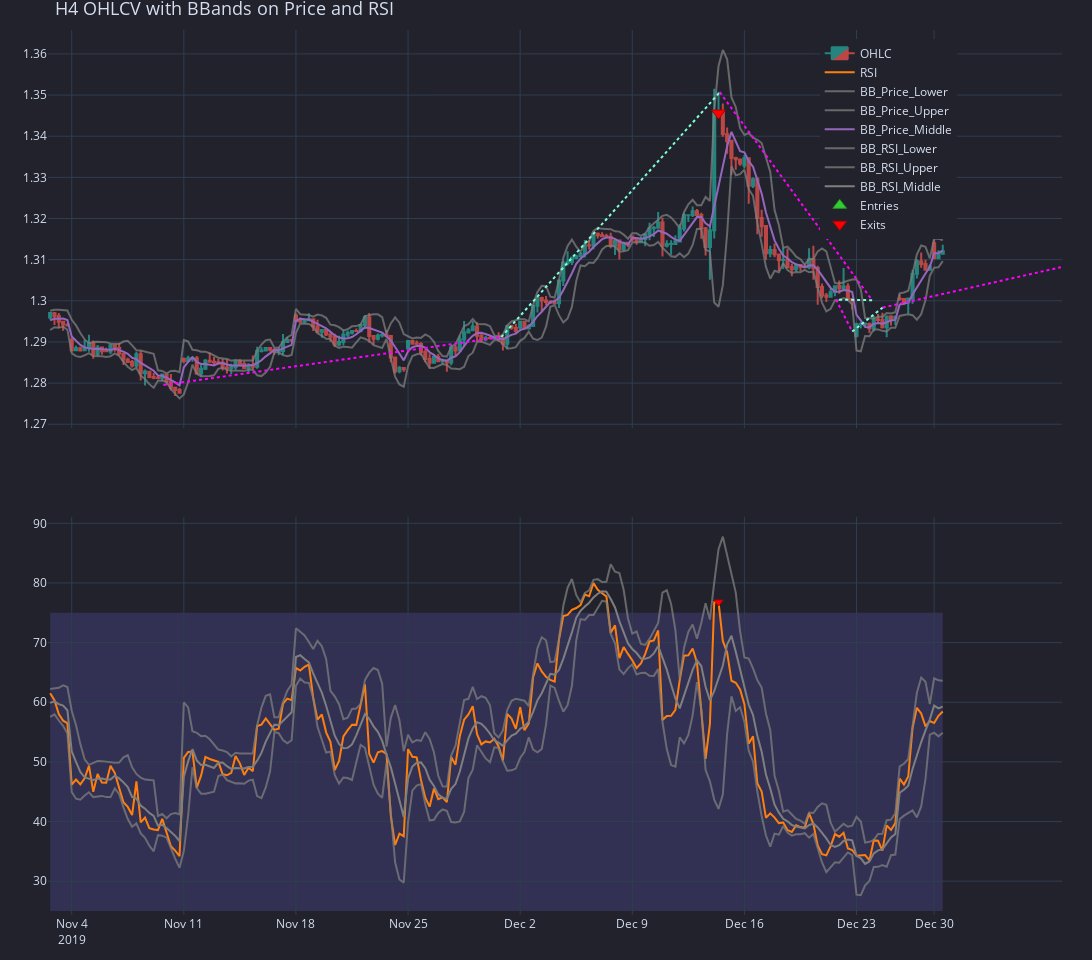

The code cell stored with this chart in its notebook:
### Code cell
slice_lower = '2019.11.01'
slice_higher = '2019.12.30'
fig = plot_strategy(slice_lower, slice_higher, h4_df, h4_rsi, 
                           h4_bbands, h4_bbands_rsi, 
                           clean_h4_entries, clean_h4_exits, 
                           long_trades, short_trades,
                           show_legend = True)

fig.show()

### Figure 1 — Plotly figure (JSON) as saved in the notebook; plotly's stock layout.template omitted (floating-point values rounded to 4 significant figures; data arrays with more than 128 entries replaced by an {"elided": "..."} marker saying what was removed)
{"data": [{"close": {"elided": "360 float values"}, "decreasing": {"fillcolor": "#ee534f", "line": {"color": "#ee534f"}}, "high": {"elided": "360 float values"}, "increasing": {"fillcolor": "#26a69a", "line": {"color": "#26a69a"}}, "low": {"elided": "360 float values"}, "name": "OHLC", "opacity": 0.75, "open": {"elided": "360 float values"}, "type": "candlestick", "uid": "259d6de5-6d99-4431-902d-365e3a942b3f", "x": {"elided": "360 str values"}, "xaxis": "x", "yaxis": "y"}, {"connectgaps": true, "name": "RSI", "showlegend": true, "type": "scatter", "uid": "1c000a8a-f4cf-4eda-97c8-102f2e1d85d7", "x": {"elided": "360 str values"}, "xaxis": "x2", "y": {"elided": "360 float values"}, "yaxis": "y2"}, {"connectgaps": true, "line": {"color": "rgba(127,127,127,0.7500)"}, "mode": "lines", "name": "BB_Price_Lower", "showlegend": true, "type": "scatter", "uid": "a9139449-35fc-4110-8872-befa61dfb078", "x": {"elided": "360 str values"}, "xaxis": "x", "y": {"elided": "360 float values"}, "yaxis": "y"}, {"connectgaps": true, "fillcolor": "rgba(128, 128, 128, 0.2)", "line": {"color": "rgba(127,127,127,0.7500)"}, "mode": "lines", "name": "BB_Price_Upper", "showlegend": true, "type": "scatter", "uid": "a8b6d370-434e-4a58-b2bc-80603939aeeb", "x": {"elided": "360 str values"}, "xaxis": "x", "y": {"elided": "360 float values"}, "yaxis": "y"}, {"connectgaps": true, "mode": "lines", "name": "BB_Price_Middle", "showlegend": true, "type": "scatter", "uid": "5094370d-2496-4877-b52d-40c4fea48961", "x": {"elided": "360 str values"}, "xaxis": "x", "y": {"elided": "360 float values"}, "yaxis": "y"}, {"connectgaps": true, "line": {"color": "rgba(127,127,127,0.7500)"}, "mode": "lines", "name": "BB_RSI_Lower", "showlegend": true, "type": "scatter", "uid": "ed50b4a8-b940-4f18-b890-6656e95610f7", "x": {"elided": "360 str values"}, "xaxis": "x2", "y": {"elided": "360 float values"}, "yaxis": "y2"}, {"connectgaps": true, "fillcolor": "rgba(128, 128, 128, 0.2)", "line": {"color": "rgba(127,127,127,0.7500)"}, "mode": "lines", "name": "BB_RSI_Upper", "showlegend": true, "type": "scatter", "uid": "6f0507bd-9280-46c6-aebe-ab62a9122df9", "x": {"elided": "360 str values"}, "xaxis": "x2", "y": {"elided": "360 float values"}, "yaxis": "y2"}, {"connectgaps": true, "mode": "lines", "name": "BB_RSI_Middle", "showlegend": true, "type": "scatter", "uid": "76c3afff-a612-45e1-a6cd-5831edd9e9e3", "x": {"elided": "360 str values"}, "xaxis": "x2", "y": {"elided": "360 float values"}, "yaxis": "y2"}, {"marker": {"color": "limegreen", "line": {"color": "rgb(34,143,34)", "width": 1}, "size": 12, "symbol": "triangle-up"}, "mode": "markers", "name": "Entries", "showlegend": true, "type": "scatter", "uid": "dfbee00f-6637-4480-a007-be8923a90077", "x": ["2019-12-01T16:00:00+00:00", "2019-12-21T08:00:00+00:00", "2019-12-23T08:00:00+00:00"], "y": [1.291, null, 1.292]}, {"marker": {"color": "red", "line": {"color": "rgb(178,0,0)", "width": 1}, "size": 12, "symbol": "triangle-down"}, "mode": "markers", "name": "Exits", "showlegend": true, "type": "scatter", "uid": "ec56863c-7c20-4e9d-a221-3d626a1a6410", "x": ["2019-11-10T16:00:00+00:00", "2019-12-12T20:00:00+00:00", "2019-12-22T16:00:00+00:00", "2019-12-25T20:00:00+00:00"], "y": [1.28, 1.346, 1.301, 1.299]}, {"marker": {"color": "limegreen", "line": {"color": "rgb(34,143,34)", "width": 1}, "size": 8, "symbol": "triangle-up"}, "mode": "markers", "name": "Entries", "showlegend": false, "type": "scatter", "uid": "4c84c2ae-1b5d-4b49-b8cd-655cf1cc9e8b", "x": ["2019-12-01T16:00:00+00:00", "2019-12-21T08:00:00+00:00", "2019-12-23T08:00:00+00:00"], "xaxis": "x2", "y": [52.27, null, 30.09], "yaxis": "y2"}, {"marker": {"color": "red", "line": {"color": "rgb(178,0,0)", "width": 1}, "size": 8, "symbol": "triangle-down"}, "mode": "markers", "name": "Exits", "showlegend": false, "type": "scatter", "uid": "42c99f8b-8e53-4937-a057-b4b2d993593c", "x": ["2019-11-10T16:00:00+00:00", "2019-12-12T20:00:00+00:00", "2019-12-22T16:00:00+00:00", "2019-12-25T20:00:00+00:00"], "xaxis": "x2", "y": [39.33, 76.8, 35.91, 43.62], "yaxis": "y2"}], "layout": {"height": 960, "legend": {"orientation": "h", "traceorder": "normal", "x": 0.1, "xanchor": "right", "y": 0.99, "yanchor": "top"}, "margin": {"b": 30, "l": 30, "r": 30, "t": 30}, "shapes": [{"fillcolor": "mediumslateblue", "layer": "below", "line": {"width": 0}, "opacity": 0.2, "type": "rect", "x0": "2019-11-01T00:00:00+00:00", "x1": "2019-12-30T20:00:00+00:00", "xref": "x2", "y0": 25, "y1": 75, "yref": "y2"}, {"line": {"color": "aquamarine", "dash": "dot", "width": 2}, "type": "line", "x0": "2019-12-01T18:25:00+00:00", "x1": "2019-12-12T21:10:00+00:00", "y0": 1.291, "y1": 1.351}, {"line": {"color": "aquamarine", "dash": "dot", "width": 2}, "type": "line", "x0": "2019-12-21T10:30:00+00:00", "x1": "2019-12-22T17:00:00+00:00", "y0": 1.3, "y1": 1.3}, {"line": {"color": "aquamarine", "dash": "dot", "width": 2}, "type": "line", "x0": "2019-12-23T08:00:00+00:00", "x1": "2019-12-25T20:15:00+00:00", "y0": 1.293, "y1": 1.298}, {"line": {"color": "magenta", "dash": "dot", "width": 2}, "type": "line", "x0": "2019-11-10T17:00:00+00:00", "x1": "2019-12-01T18:25:00+00:00", "y0": 1.28, "y1": 1.291}, {"line": {"color": "magenta", "dash": "dot", "width": 2}, "type": "line", "x0": "2019-12-12T21:10:00+00:00", "x1": "2019-12-21T10:30:00+00:00", "y0": 1.351, "y1": 1.3}, {"line": {"color": "magenta", "dash": "dot", "width": 2}, "type": "line", "x0": "2019-12-22T17:00:00+00:00", "x1": "2019-12-23T08:00:00+00:00", "y0": 1.3, "y1": 1.293}, {"line": {"color": "magenta", "dash": "dot", "width": 2}, "type": "line", "x0": "2019-12-25T20:15:00+00:00", "x1": "2020-01-04T09:35:00+00:00", "y0": 1.298, "y1": 1.308}], "showlegend": true, "title": {"font": {"size": 18}, "text": "H4 OHLCV with BBands on Price and RSI"}, "width": 1280, "xaxis": {"anchor": "y", "domain": [0, 1], "matches": "x2", "rangebreaks": [{"values": ["2019-11-01T20:00:00+00:00", "2019-11-02T00:00:00+00:00", "2019-11-02T04:00:00+00:00", "2019-11-02T08:00:00+00:00", "2019-11-02T12:00:00+00:00", "2019-11-02T16:00:00+00:00", "2019-11-02T20:00:00+00:00", "2019-11-03T00:00:00+00:00", "2019-11-03T04:00:00+00:00", "2019-11-03T08:00:00+00:00", "2019-11-03T12:00:00+00:00", "2019-11-08T20:00:00+00:00", "2019-11-09T00:00:00+00:00", "2019-11-09T04:00:00+00:00", "2019-11-09T08:00:00+00:00", "2019-11-09T12:00:00+00:00", "2019-11-09T16:00:00+00:00", "2019-11-09T20:00:00+00:00", "2019-11-10T00:00:00+00:00", "2019-11-10T04:00:00+00:00", "2019-11-10T08:00:00+00:00", "2019-11-10T12:00:00+00:00", "2019-11-15T20:00:00+00:00", "2019-11-16T00:00:00+00:00", "2019-11-16T04:00:00+00:00", "2019-11-16T08:00:00+00:00", "2019-11-16T12:00:00+00:00", "2019-11-16T16:00:00+00:00", "2019-11-16T20:00:00+00:00", "2019-11-17T00:00:00+00:00", "2019-11-17T04:00:00+00:00", "2019-11-17T08:00:00+00:00", "2019-11-17T12:00:00+00:00", "2019-11-22T20:00:00+00:00", "2019-11-23T00:00:00+00:00", "2019-11-23T04:00:00+00:00", "2019-11-23T08:00:00+00:00", "2019-11-23T12:00:00+00:00", "2019-11-23T16:00:00+00:00", "2019-11-23T20:00:00+00:00", "2019-11-24T00:00:00+00:00", "2019-11-24T04:00:00+00:00", "2019-11-24T08:00:00+00:00", "2019-11-24T12:00:00+00:00", "2019-11-29T20:00:00+00:00", "2019-11-30T00:00:00+00:00", "2019-11-30T04:00:00+00:00", "2019-11-30T08:00:00+00:00", "2019-11-30T12:00:00+00:00", "2019-11-30T16:00:00+00:00", "2019-11-30T20:00:00+00:00", "2019-12-01T00:00:00+00:00", "2019-12-01T04:00:00+00:00", "2019-12-01T08:00:00+00:00", "2019-12-01T12:00:00+00:00", "2019-12-06T20:00:00+00:00", "2019-12-07T00:00:00+00:00", "2019-12-07T04:00:00+00:00", "2019-12-07T08:00:00+00:00", "2019-12-07T12:00:00+00:00", "2019-12-07T16:00:00+00:00", "2019-12-07T20:00:00+00:00", "2019-12-08T00:00:00+00:00", "2019-12-08T04:00:00+00:00", "2019-12-08T08:00:00+00:00", "2019-12-08T12:00:00+00:00", "2019-12-13T20:00:00+00:00", "2019-12-14T00:00:00+00:00", "2019-12-14T04:00:00+00:00", "2019-12-14T08:00:00+00:00", "2019-12-14T12:00:00+00:00", "2019-12-14T16:00:00+00:00", "2019-12-14T20:00:00+00:00", "2019-12-15T00:00:00+00:00", "2019-12-15T04:00:00+00:00", "2019-12-15T08:00:00+00:00", "2019-12-15T12:00:00+00:00", "2019-12-20T20:00:00+00:00", "2019-12-21T00:00:00+00:00", "2019-12-21T04:00:00+00:00", "2019-12-21T08:00:00+00:00", "2019-12-21T12:00:00+00:00", "2019-12-21T16:00:00+00:00", "2019-12-21T20:00:00+00:00", "2019-12-22T00:00:00+00:00", "2019-12-22T04:00:00+00:00", "2019-12-22T08:00:00+00:00", "2019-12-22T12:00:00+00:00", "2019-12-25T04:00:00+00:00", "2019-12-25T08:00:00+00:00", "2019-12-25T12:00:00+00:00", "2019-12-27T20:00:00+00:00", "2019-12-28T00:00:00+00:00", "2019-12-28T04:00:00+00:00", "2019-12-28T08:00:00+00:00", "2019-12-28T12:00:00+00:00", "2019-12-28T16:00:00+00:00", "2019-12-28T20:00:00+00:00", "2019-12-29T00:00:00+00:00", "2019-12-29T04:00:00+00:00", "2019-12-29T08:00:00+00:00", "2019-12-29T12:00:00+00:00"]}], "rangeslider": {"visible": false}, "showticklabels": false}, "xaxis2": {"anchor": "y2", "domain": [0, 1], "rangebreaks": [{"values": ["2019-11-01T20:00:00+00:00", "2019-11-02T00:00:00+00:00", "2019-11-02T04:00:00+00:00", "2019-11-02T08:00:00+00:00", "2019-11-02T12:00:00+00:00", "2019-11-02T16:00:00+00:00", "2019-11-02T20:00:00+00:00", "2019-11-03T00:00:00+00:00", "2019-11-03T04:00:00+00:00", "2019-11-03T08:00:00+00:00", "2019-11-03T12:00:00+00:00", "2019-11-08T20:00:00+00:00", "2019-11-09T00:00:00+00:00", "2019-11-09T04:00:00+00:00", "2019-11-09T08:00:00+00:00", "2019-11-09T12:00:00+00:00", "2019-11-09T16:00:00+00:00", "2019-11-09T20:00:00+00:00", "2019-11-10T00:00:00+00:00", "2019-11-10T04:00:00+00:00", "2019-11-10T08:00:00+00:00", "2019-11-10T12:00:00+00:00", "2019-11-15T20:00:00+00:00", "2019-11-16T00:00:00+00:00", "2019-11-16T04:00:00+00:00", "2019-11-16T08:00:00+00:00", "2019-11-16T12:00:00+00:00", "2019-11-16T16:00:00+00:00", "2019-11-16T20:00:00+00:00", "2019-11-17T00:00:00+00:00", "2019-11-17T04:00:00+00:00", "2019-11-17T08:00:00+00:00", "2019-11-17T12:00:00+00:00", "2019-11-22T20:00:00+00:00", "2019-11-23T00:00:00+00:00", "2019-11-23T04:00:00+00:00", "2019-11-23T08:00:00+00:00", "2019-11-23T12:00:00+00:00", "2019-11-23T16:00:00+00:00", "2019-11-23T20:00:00+00:00", "2019-11-24T00:00:00+00:00", "2019-11-24T04:00:00+00:00", "2019-11-24T08:00:00+00:00", "2019-11-24T12:00:00+00:00", "2019-11-29T20:00:00+00:00", "2019-11-30T00:00:00+00:00", "2019-11-30T04:00:00+00:00", "2019-11-30T08:00:00+00:00", "2019-11-30T12:00:00+00:00", "2019-11-30T16:00:00+00:00", "2019-11-30T20:00:00+00:00", "2019-12-01T00:00:00+00:00", "2019-12-01T04:00:00+00:00", "2019-12-01T08:00:00+00:00", "2019-12-01T12:00:00+00:00", "2019-12-06T20:00:00+00:00", "2019-12-07T00:00:00+00:00", "2019-12-07T04:00:00+00:00", "2019-12-07T08:00:00+00:00", "2019-12-07T12:00:00+00:00", "2019-12-07T16:00:00+00:00", "2019-12-07T20:00:00+00:00", "2019-12-08T00:00:00+00:00", "2019-12-08T04:00:00+00:00", "2019-12-08T08:00:00+00:00", "2019-12-08T12:00:00+00:00", "2019-12-13T20:00:00+00:00", "2019-12-14T00:00:00+00:00", "2019-12-14T04:00:00+00:00", "2019-12-14T08:00:00+00:00", "2019-12-14T12:00:00+00:00", "2019-12-14T16:00:00+00:00", "2019-12-14T20:00:00+00:00", "2019-12-15T00:00:00+00:00", "2019-12-15T04:00:00+00:00", "2019-12-15T08:00:00+00:00", "2019-12-15T12:00:00+00:00", "2019-12-20T20:00:00+00:00", "2019-12-21T00:00:00+00:00", "2019-12-21T04:00:00+00:00", "2019-12-21T08:00:00+00:00", "2019-12-21T12:00:00+00:00", "2019-12-21T16:00:00+00:00", "2019-12-21T20:00:00+00:00", "2019-12-22T00:00:00+00:00", "2019-12-22T04:00:00+00:00", "2019-12-22T08:00:00+00:00", "2019-12-22T12:00:00+00:00", "2019-12-25T04:00:00+00:00", "2019-12-25T08:00:00+00:00", "2019-12-25T12:00:00+00:00", "2019-12-27T20:00:00+00:00", "2019-12-28T00:00:00+00:00", "2019-12-28T04:00:00+00:00", "2019-12-28T08:00:00+00:00", "2019-12-28T12:00:00+00:00", "2019-12-28T16:00:00+00:00", "2019-12-28T20:00:00+00:00", "2019-12-29T00:00:00+00:00", "2019-12-29T04:00:00+00:00", "2019-12-29T08:00:00+00:00", "2019-12-29T12:00:00+00:00"]}]}, "yaxis": {"anchor": "x", "domain": [0.55, 1]}, "yaxis2": {"anchor": "x2", "domain": [0, 0.45]}}}
